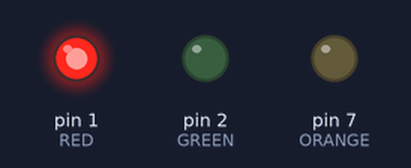
The sketch below on a simulated Arduino Uno, built with avr-gcc and run on an emulated ATmega328P. Parts: output pins drawn as LEDs (lit = HIGH).

Above: at 0.5 s.
At 14.5 s:
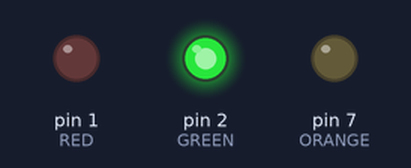
At 22.5 s:
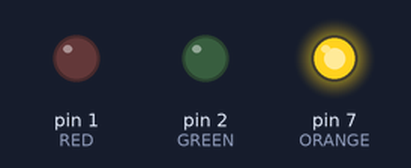
At 29.5 s:
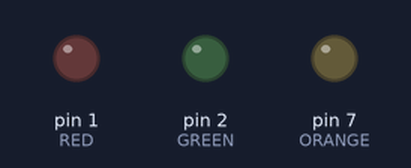
Timing chart, 0 to 31.2 s (numbered marks = the images above):
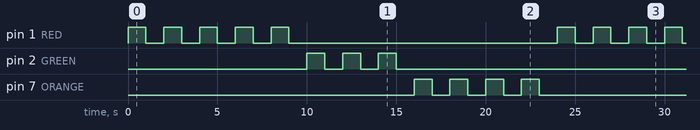

Measured:
- by itself, pin 1 (RED): repeats every 24.0 s: 4 × (LOW 1.0 s, HIGH 1.0 s), LOW 15.0 s, HIGH 1.0 s
- by itself, pin 2 (GREEN): repeats every 24.0 s: 2 × (LOW 1.0 s, HIGH 1.0 s), LOW 19.0 s, HIGH 1.0 s
- by itself, pin 7 (ORANGE): repeats every 24.0 s: 3 × (LOW 1.0 s, HIGH 1.0 s), LOW 17.0 s, HIGH 1.0 s

The sketch:

while_loop1_GKr4H82.ino
```cpp
int RED=1;
int GREEN=2;
int ORANGE=7;

void setup()
{
  pinMode(RED, OUTPUT);
  pinMode(GREEN,OUTPUT);
  pinMode(ORANGE,OUTPUT);
}

void loop(){
  int j=1;
  while (j<=5)
  { digitalWrite(RED, HIGH);
  delay(1000);
  digitalWrite(RED, LOW);
  delay(1000);
   j++;
}
  int k=1;
   while(k<=3)
   { digitalWrite(GREEN,HIGH);
   delay(1000);
   digitalWrite(GREEN,LOW);
   delay(1000);
   k++;
  }
  int l=1;
   while(l<=4)
   {digitalWrite(ORANGE,HIGH);
   delay(1000);
   digitalWrite(ORANGE,LOW);
   delay(1000);
   l++;
  }
}
```
